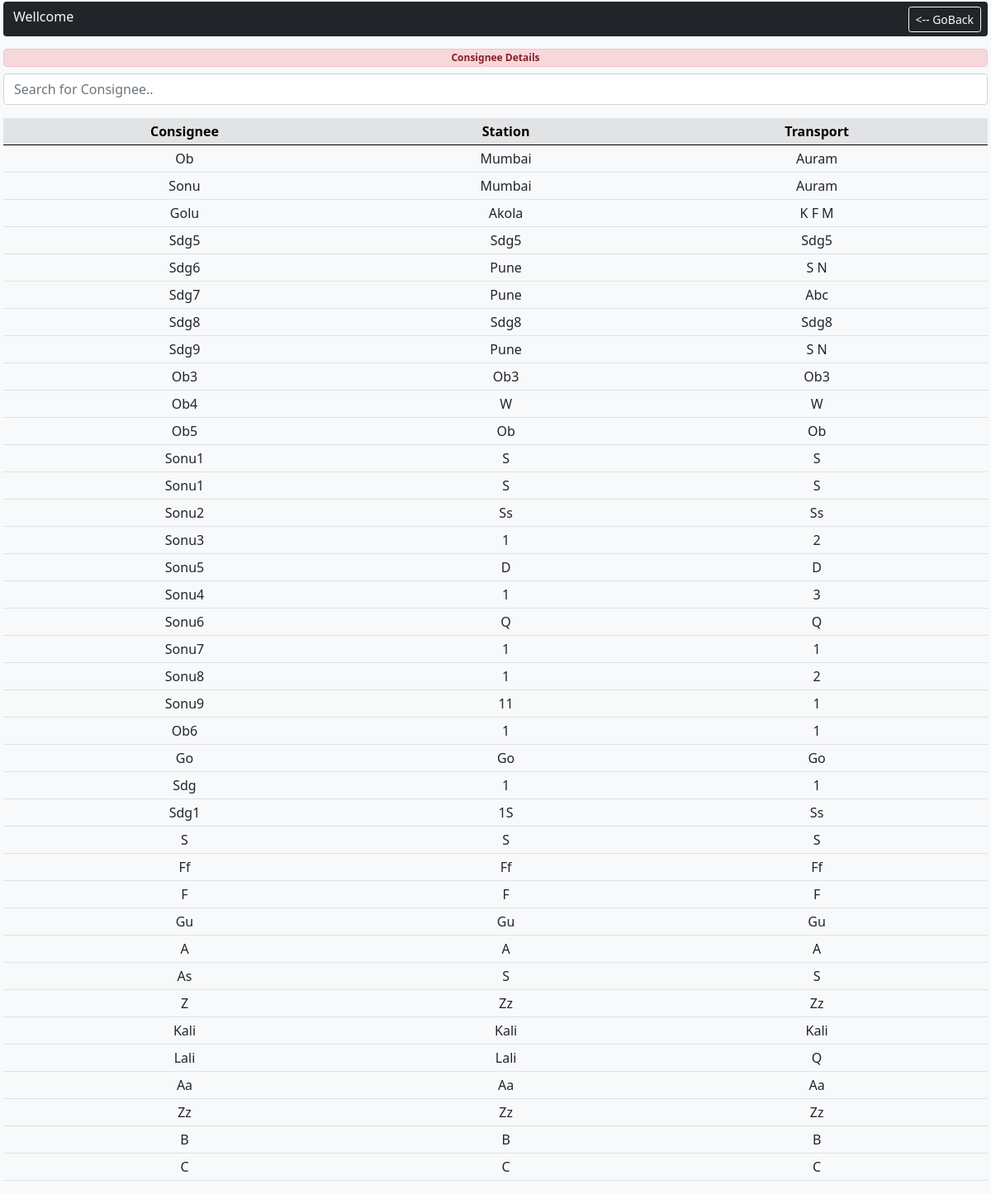
Page /consigneedetails/ on the committed database.
### makeorders/models.py (models this page shows, shortened)
class Consignees(models.Model):
    party = models.ForeignKey(Clients, on_delete=models.CASCADE)
    consignee = models.CharField(max_length=30)
    party_consignee = models.PositiveIntegerField(blank=True,null=True)
    station = models.CharField(max_length=30)
    transport = models.CharField(max_length=30)
    created_at = models.DateTimeField(auto_now_add=True)
    updated_at = models.DateTimeField(auto_now=True, editable=True)
    comment = models.CharField(max_length=100,blank=True,null=True)

### makeorders/views.py (the view)
# urls.py: path('consigneedetails/',views.consigneeDetails,name='consigneedetails'),
def consigneeDetails(request):
    allconsignee = Consignees.objects.all()
    return render(request, "consigneedetails.html", {'allcon': allconsignee})

### makeorders/templates/consigneedetails.html (shortened to what this page needs)
{% extends 'base.html' %}
{% load static %}
{% block content %}
<h5 class="form-control badge alert-danger text-center sticky-top sticky-offset">Consignee Details</h5>
<div>
<input class="form-control" type="text" id="myInput" onkeyup="searchcon()" placeholder="Search for Consignee.." title="Type in a name">
</div>
<table class="table table-sm mt-3" id="myTable">
<thead class="table-secondary">
        <tr class="text-center">
            <th scope="col">Consignee</th>
            <th scope="col">Station</th>
            <th scope="col">Transport</th>
        </tr>
    </thead>
    <tbody>
      {% for con in allcon %}
     <tr class="text-center">
        <td>
            {{ con.consignee }}
        </td>
        <td>
            {{ con.station }}
        </td>
        <td>
            {{ con.transport }}
        </td>
        {% endfor %}
    </tbody>
</table>
{% endblock content%}

### makeorders/templates/base.html (shortened to what this page needs)
{% load static %}
<!doctype html>
<html lang="en">
<head>
  <link rel="stylesheet" href="{% static 'css/select2.min.css' %}" />
  <link rel="stylesheet" href="{% static 'css/forsearch.css' %}" />
  <link rel="stylesheet" href="{% static 'css/loader.css' %}" />
  <link rel="stylesheet" href="{% static 'css/bootstrap.css' %}" />
  <link rel="stylesheet" href="{% static 'css/offcanvas.css' %}" />
</head>
<body class="bg-light" style="padding-top: 3.5rem;">
  <div class="row fixed-top me-1 ms-1 text-center" style="margin-top: 2px; height: 42px;" id="back">
      <div class="form-control bg-dark  text-light border-0 text-start " disabled>{% block bodyheader %} Wellcome {% endblock bodyheader %}
        <span class="position-absolute btn btn-outline-light btn-sm end-0 me-2"  onclick="history.back(-1)">
          <-- GoBack </span>
      </div>
  </div>
  <div class="me-1 ms-1">
    {% block content %}{% endblock content %}
  </div>
</body>
</html>

### static/css/offcanvas.css (style rules this page uses)
html, body { overflow-x: hidden; }
body { padding-top: 45px; }

### rows in the picture
Consignees: consignee "Ob", station "Mumbai", transport "Auram"
Consignees: consignee "Sonu", station "Mumbai", transport "Auram"
Consignees: consignee "Golu", station "Akola", transport "K F M"
Consignees: consignee "Sdg5", station "Sdg5", transport "Sdg5"
Consignees: consignee "Sdg6", station "Pune", transport "S N"
Consignees: consignee "Sdg7", station "Pune", transport "Abc"
Consignees: consignee "Sdg8", station "Sdg8", transport "Sdg8"
Consignees: consignee "Sdg9", station "Pune", transport "S N"
Consignees: consignee "Ob3", station "Ob3", transport "Ob3"
Consignees: consignee "Ob4", station "W", transport "W"
Consignees: consignee "Ob5", station "Ob", transport "Ob"
Consignees: consignee "Sonu1", station "S", transport "S"
Consignees: consignee "Sonu1", station "S", transport "S"
Consignees: consignee "Sonu2", station "Ss", transport "Ss"
Consignees: consignee "Sonu3", station "1", transport "2"
Consignees: consignee "Sonu5", station "D", transport "D"
Consignees: consignee "Sonu4", station "1", transport "3"
Consignees: consignee "Sonu6", station "Q", transport "Q"
Consignees: consignee "Sonu7", station "1", transport "1"
Consignees: consignee "Sonu8", station "1", transport "2"
Consignees: consignee "Sonu9", station "11", transport "1"
Consignees: consignee "Ob6", station "1", transport "1"
Consignees: consignee "Go", station "Go", transport "Go"
Consignees: consignee "Sdg", station "1", transport "1"
Consignees: consignee "Sdg1", station "1S", transport "Ss"
Consignees: consignee "S", station "S", transport "S"
Consignees: consignee "Ff", station "Ff", transport "Ff"
Consignees: consignee "F", station "F", transport "F"
Consignees: consignee "Gu", station "Gu", transport "Gu"
Consignees: consignee "A", station "A", transport "A"
Consignees: consignee "As", station "S", transport "S"
Consignees: consignee "Z", station "Zz", transport "Zz"
Consignees: consignee "Kali", station "Kali", transport "Kali"
Consignees: consignee "Lali", station "Lali", transport "Q"
Consignees: consignee "Aa", station "Aa", transport "Aa"
Consignees: consignee "Zz", station "Zz", transport "Zz"
Consignees: consignee "B", station "B", transport "B"
Consignees: consignee "C", station "C", transport "C"
